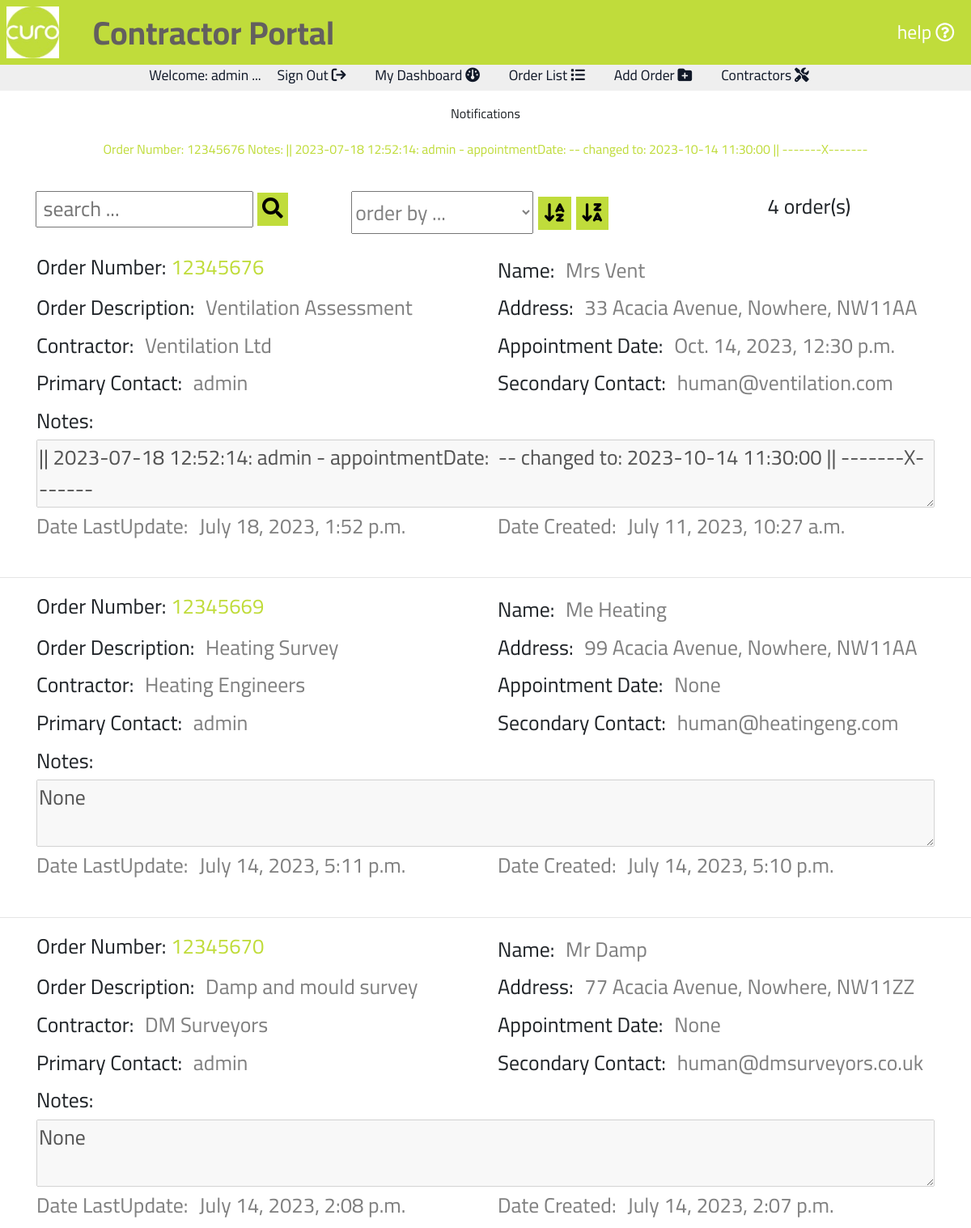
Page /portal001/dashboard (signed in, upper part) on the earlier database version.
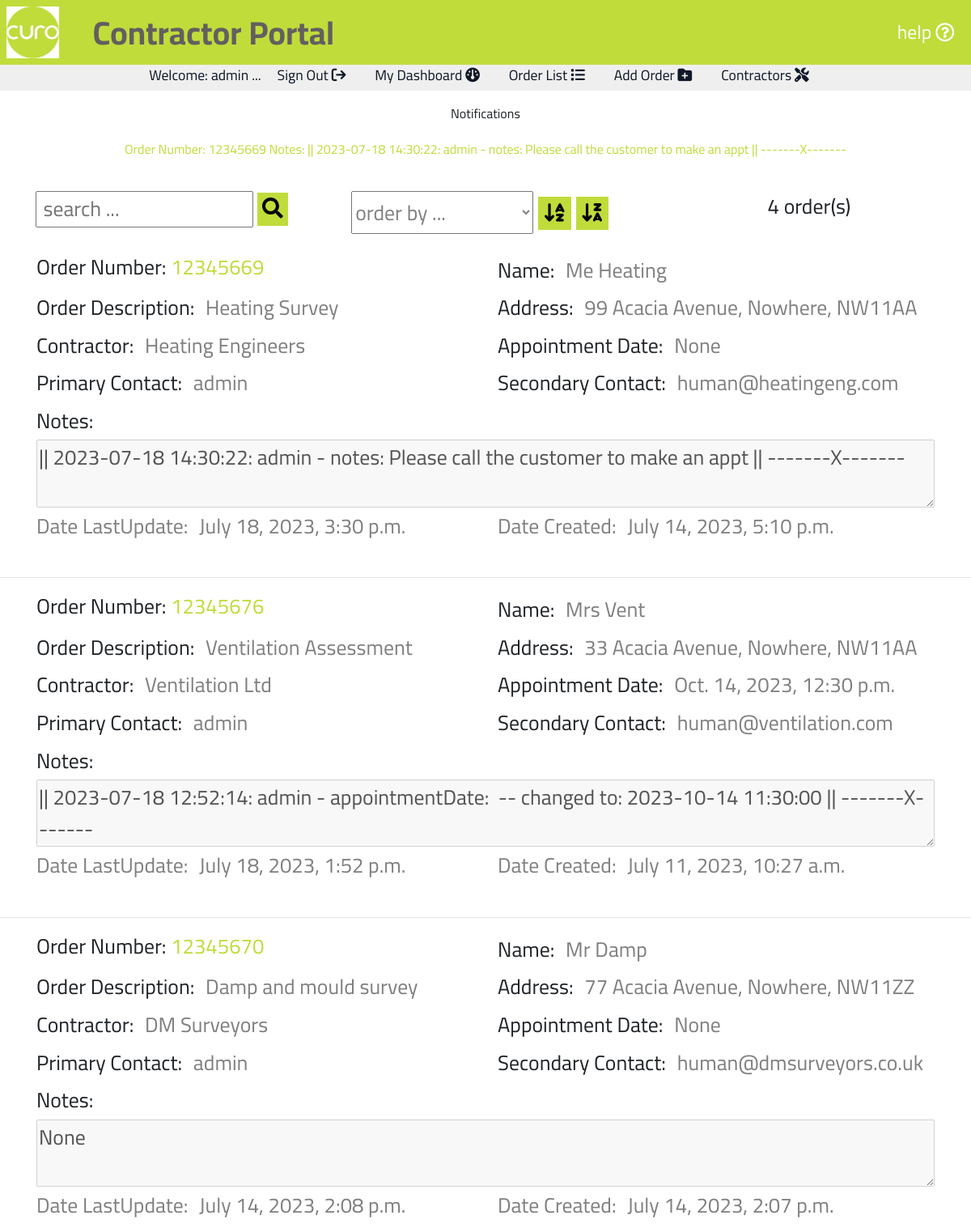
Same page on the later database version.
### portal001/models.py (models this page shows, shortened)
class Notifications(models.Model):
    class Meta:
        verbose_name_plural = 'Notifications'
    orderNumber = models.DecimalField(max_digits=10, decimal_places=0,
                                      null=False, primary_key=True)
    readUnread = models.DecimalField(max_digits=1, decimal_places=0, default=0)

class Orders(models.Model):
    class Meta:
        verbose_name_plural = 'Orders'
    orderNumber = models.DecimalField(max_digits=10, decimal_places=0,
                                      null=False, primary_key=True)
    orderDescription = models.CharField(max_length=254, null=False)
    name = models.CharField(max_length=254, null=False)
    address = models.CharField(max_length=254, null=False)
    contractor = models.ForeignKey('Contractors',
                                   on_delete=models.CASCADE,
                                   to_field='contractor',
                                   related_name='name')
    appointmentDate = models.DateTimeField(null=True, blank=True)
    primaryContact = models.ForeignKey(settings.AUTH_USER_MODEL,
                                       on_delete=models.CASCADE)
    secondaryContact = models.EmailField(max_length=254)
    notes = models.CharField(max_length=9999, null=True, blank=True)
    dateLastUpdate = models.DateTimeField(default=timezone.now)
    dateCreated = models.DateTimeField(default=timezone.now)

class Contractors(models.Model):
    class Meta:
        verbose_name_plural = 'Contractors'
    contractor = models.CharField(max_length=254, null=False, primary_key=True)
    secondaryContact = models.EmailField(max_length=254, unique=True)
    services = models.CharField(max_length=9999, null=True, blank=True)
    def __str__(self):
        return str(self.contractor)

### portal001/views.py (the view)
# urls.py: path('dashboard', views.dashboard, name='dashboard'),
def dashboard(request):
    orders = Orders.objects.all()
    notifications = Notifications.objects.all()
    queries = (Q(primaryContact__username__icontains=request.user.username) |
               Q(secondaryContact__icontains=request.user.username))
    orders = Orders.objects.all()
    orderlist = (orders.filter(queries)
                 .order_by('-dateLastUpdate'))
    order_list_length = orders.filter(queries).count()
    context = {
        'orderlist': orderlist,
        'order_list_length': order_list_length,
        'notifications': notifications,
    }
    return render(request, 'curo/dashboard.html', context)

### portal001/templates/curo/dashboard.html (shortened to what this page needs)
{% extends "basemodule001.html" %}
{% load static %}
{% block content %}
    {% if user.is_authenticated %}
        <section id="textsection">
            {% if user.is_authenticated %}
                {% for order in orderlist %}
                    {% for notification in notifications %}
                        {% if notification.orderNumber == order.orderNumber %}
                            {% if notification.readUnread == 0 %}
                                <p class="mt-3">Notifications</p>
                                <div class ="row">
                                    <p class="col-lg-12 pb-0"><a class="orange-highlight"
                                        href ="{% url 'selectNotification' order.orderNumber %}">Order Number: {{ notification.orderNumber }} Notes: {{ order.notes }}</a>
                                    </p>
                                </div>
                                <br>
                            {% endif %}
                        {% endif %}
                    {% endfor %}
                {% endfor %}
                <div class ="row mt-3 mb-3 searchform">
                    <div class="col-lg-4 mb-2">
                        <form action="{% url 'searchDashboard' %}" method="GET" id="search_form" >
                            <input class="search-input text-blue text-xs" type="text" name="search_string" id="search_string" placeholder=" search ..." maxlength="50">
                            <button class="mt-0 text-center" type="submit" onclick="return validateSearch();">
                                <i class="fas fa-search"></i>
                            </button>
                        </form>
                    </div>
                    <div class="col-lg-4">
                        <form action="{% url 'orderDashboard' %}" method="GET" id="order_field_form" >
                            <select class="search-input text-blue text-xs" type="text" name="order_field" id="order_field" placeholder=" order by ..." maxlength="50">
                                <option value="blank">order by ...</option>
                            </select>
                            <button class="mt-0 text-center" type="submit" onclick="return orderAz();">
                                <i class="fa-solid fa-arrow-down-a-z"></i>
                            </button>
                            <button class="mt-0 text-center" type="submit" onclick="return orderZa();">
                                <i class="fa-solid fa-arrow-down-z-a"></i>
                            </button>
                        </form>
                    </div>
                    <div class="col-lg-4">
                        <p class="">{{ order_list_length }} order(s)</p>
                    </div>
                </div>
                {% for order in orderlist %}
                    <div class="orderlist ml-auto mr-auto">
                        <div class ="row">
                            <p class="col-lg-6 pb-0">Order Number: <a class="orange-highlight" href ="{% url 'selectOrder' order.orderNumber %}">{{ order.orderNumber }}</a></p>
                            <div class="col-lg-6">
                                <div class="mt-1 mb-1">Name: <span class="orderlistspan pl-2 pr-2 mb-4">{{ order.name }}</span></div>
                            </div>
                        </div>
                        <div class ="row">
                            <div class="col-lg-6">
                                <div class="mt-1 mb-1">Order Description: <span class="orderlistspan pl-2 pr-2 mb-4">{{ order.orderDescription }}</span></div>
                            </div>
                            <div class="col-lg-6">
                                <div class="mt-1 mb-1">Address: <span class="orderlistspan pl-2 pr-2 mb-4">{{ order.address }}</span></div>
                            </div>
                        </div>
                        <div class ="row">
                            <div class="col-lg-6">
                                <div class="mt-1 mb-1">Contractor: <span class="orderlistspan pl-2 pr-2 mb-4">{{ order.contractor }}</span></div>
                            </div>
                            <div class="col-lg-6">
                                <div class="mt-1 mb-1">Appointment Date: <span class="orderlistspan pl-2 pr-2 mb-4">{{ order.appointmentDate }}</span></div>
                            </div>
                        </div>
                        <div class ="row">
                            <div class="col-lg-6">
                                <div class="mt-1 mb-1">Primary Contact: <span class="orderlistspan pl-2 pr-2 mb-4">{{ order.primaryContact }}</span></div>
                            </div>
                            <div class="col-lg-6">
                                <div class="mt-1 mb-1">Secondary Contact: <span class="orderlistspan pl-2 pr-2 mb-4">{{ order.secondaryContact }}</span></div>
                            </div>
                        </div>
                        <div class ="row">
                            <div class="col-12">
                                <div class="mt-1 mb-1">Notes: </div>
                                <textarea class="mb-0" disabled="disabled">{{ order.notes|escape }}</textarea>
                            </div>
                        </div>
                        <div class ="row">
                            <div class="col-lg-6">
                                <div class="mt-1 mb-1 orderlistspan">Date LastUpdate: <span class="orderlistspan pl-2 pr-2 mb-4">{{ order.dateLastUpdate }}</span></div>
                            </div>
                            <div class="col-lg-6">
                                <div class="mt-1 mb-1 orderlistspan">Date Created: <span class="orderlistspan pl-2 pr-2 mb-4">{{ order.dateCreated }}</span></div>
                            </div>
                        </div>
                    </div>
                    <br>
                    <hr>
                {% endfor %}
            {% endif %}
        </section>
    {% endif %}
{% endblock %}

### templates/basemodule001.html (shortened to what this page needs)
{% load static %}
<!doctype html>
<html lang="en">
  <head>
    {% block corecss %}
        <link rel="stylesheet" href="https://maxcdn.bootstrapcdn.com/bootstrap/4.1.3/css/bootstrap.min.css">
        <link rel="stylesheet" href="https://use.fontawesome.com/releases/v5.6.1/css/all.css">
        <link href="{% static 'css/stylescuro.css' %}" rel="stylesheet" />
    {% endblock %}
<body class="ml-0">
    {% include 'includes/templates/navbarcuro.html' %}
    {% include 'includes/templates/topper.html' %}
    {% block content %}
    {% endblock %}
</body>
</html>

### templates/includes/templates/navbarcuro.html
<nav class="sticky-top">
    <div class="mr-auto ml-0 d-inline">
        <img id="brandimage" src="{{ MEDIA_URL }}\assets\img\brandcuro.jpg" alt="curo brand image"
        data-toggle="modal" data-target="#homeModal">
        <span class="navtitle">Contractor Portal</span>
    </div>
    <button type="button" id="helpbtn" class="btn ml-auto mr-0 d-inline float-right align-vertically" data-toggle="modal" data-target="#helpModal">
        help <i class="far fa-question-circle"></i>
    </button>
  </nav>

### templates/includes/templates/topper.html (shortened to what this page needs)
<div id="topper" class="d-block align-vertically align-horizontally">
    {% if user.is_authenticated %}
    <p class="d-none d-lg-block paramedium ml-auto mr-auto">Welcome: <span id="user-name">{{ user.username }}</span> ...
        <a class="mr-3 ml-3" href="{% url 'account_logout' %}"> Sign Out <i class="fa-solid fa-arrow-right-from-bracket"></i></a>
        <a class="mr-3 ml-3" href="{% url 'dashboard' %}"> My Dashboard <i class="fa-solid fa-gauge"></i></a>
        <a class="mr-3 ml-3" href="{% url 'curo' %}"> Order List <i class="fa-solid fa-list"></i></a>
        {% for group in user.groups.all %}
            {% if group.name == 'Edit' %}
                <a class="mr-3 ml-3" href="{% url 'createOrder' %}"> Add Order <i class="fa-solid fa-folder-plus"></i></a>
            {% endif %}
        {% endfor %}
        <a class="mr-3 ml-3" href="{% url 'curoContractors' %}"> Contractors <i class="fa-solid fa-screwdriver-wrench"></i></a>
    </p>
    {% else %}
    <p class="paramedium">Welcome: Please sign in to continue ...
        <a class="mr-3 ml-3" href ="{% url 'account_login' %}"> Sign In <i class="fa-solid fa-arrow-right-to-bracket"></i></a>
    </p>
    {% endif %}
</div>

### static/css/stylescuro.css (style rules this page uses)
body, html { padding: 0; margin: 0; }
.align-vertically { display: flex; align-items: center; justify-content: center; }
a { background-color: transparent; color: #ffffff; }
.orange-highlight, .order-number { color: #C0DC3B; }
.row { margin-right: 0; margin-left: 0; }
nav { padding: 1vh; background-color: #C0DC3B; font-family: 'Cairo', sans-serif; font-size: 3vh; height: 10vh; }
#brandimage { height: 8vh; }
#helpbtn { background-color: transparent; border: none; height: 8vh; color: #ffffff; font-size: calc(14px + (22 - 14) * ((100vw - 300px) / 1620)); }
.navtitle { color: #635F5F; font-weight: bold; vertical-align: middle; padding-left: 3vw; }
#textsection, #certsection { background-color: #ffffff; font-family: 'Cairo', sans-serif; text-align: center; min-height: 82.5vh; }
#topper, #topper a { background-color: #EFEFEF; color: #101828; height: 4vh; text-align: center; font-family: 'Cairo', sans-serif; }
#textsection p { padding: 0 2.5vh 2.5vh; margin: 0; }
#textsection button { margin-top: 2.5vh; background-color: #C0DC3B; border: none; font-size: calc(2.5vh + (10 - 2.5) * ((100vw - 300px) / 1620)); }
.orderlist { width: 95vw; }
.orderlist p, .orderlist div { text-align: left; list-style-type: none; }
#textsection .orderlist p { padding-left: 15px; }
.orderlist textarea { display:block; margin-left: auto; width: 100%; }
.orderlist .orderlistspan, .search-input { color: gray; }
@media screen and (orientation: portrait) { #topper, #topper a { background-color: #EFEFEF; height: 4vh; font-size: calc(2vh + (5 - 2) * ((100vw - 300px) / 1620)); } }
@media screen and (orientation: portrait) { .orderlist div, #textsection .orderlist p, .searchform, #textsection .searchform button { font-size: calc(2vh + (20 - 2.5) * ((100vw - 300px) / 1620)); } }
@media screen and (min-width: 359px) { .navtitle { font-size: calc(3vh + (15 - 5) * ((100vw - 300px) / 1620)); } }
@media screen and (min-width: 768px) { #helpbtn { font-size: calc(2.5vh + (5 - 2.5) * ((100vw - 768px) / 300)); } }
@media screen and (min-width: 768px) { .navtitle { font-size: calc(4vh + (20 - 5) * ((100vw - 300px) / 1620)); } }

Differences in the rows shown:
changed Orders "Me Heating": notes "None" → "|| 2023-07-18 14:30:22: admin - notes: Please call the customer to make an appt || -------X-------"; dateLastUpdate "July 14, 2023, 5:11 p.m." → "July 18, 2023, 3:30 p.m."; moves up the list
added Notifications: orderNumber "12345669", {{ order.notes }} "|| 2023-07-18 14:30:22: admin - notes: Please call the customer to make an appt || -------X-------", shown under Orders "Me Heating"
changed Orders "Mrs Vent": loses Notifications (orderNumber "12345676", {{ order.notes }} "|| 2023-07-18 12:52:14: admin - appointmentDate: -- changed to: 2023-10-14 11:30:00 || -------X-------")
